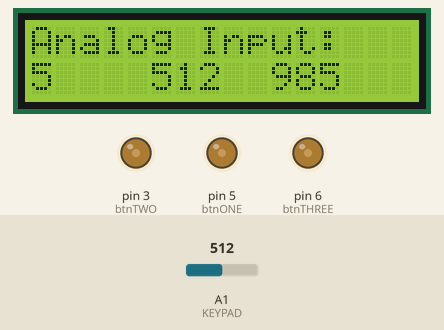
Simulated run of this sketch. Board: Arduino Uno, built with avr-gcc and run on an emulated ATmega328P. Shown: 16×2 character LCD, output pins drawn as LEDs (lit = HIGH). The inputs (shaded band) are chosen by the test bench; at power-on: A1 (KEYPAD) = 512. What the sketch prints to the serial monitor is not drawn.

Above: at 1.2 s.
1.3 s: A1 (KEYPAD) set to 610
At 1.75 s:
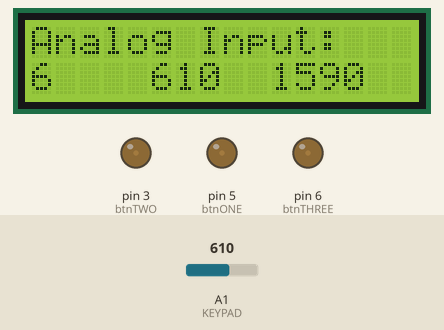
3.1 s: A1 (KEYPAD) set to 810
At 3.27 s:
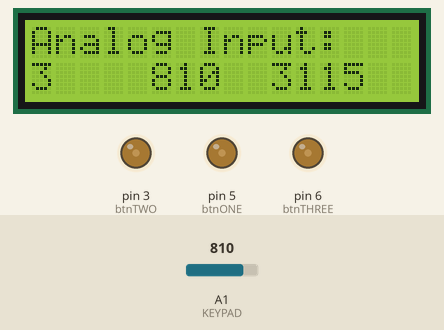
4.6 s: A1 (KEYPAD) set to 190
At 4.79 s:
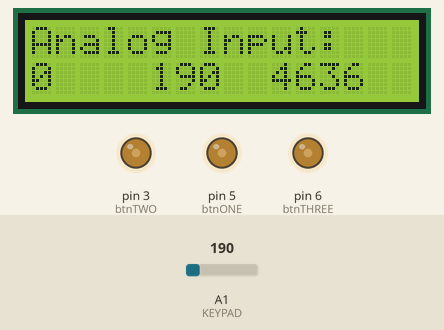
Timing chart, 0 to 12.1 s (numbered marks = the images above; inputs shaded):
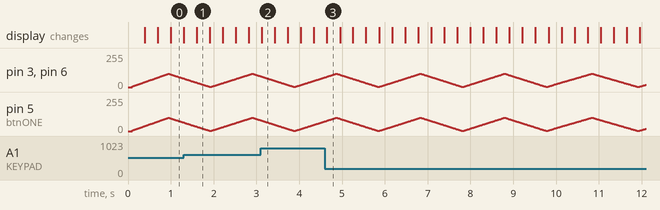

The sketch:

analogTest.ino
```cpp
#include <Adafruit_CharacterOLED.h>

#define btnONE 5
#define btnTWO 3
#define btnTHREE 6
#define btnNONE 0
#define KEYPAD A1
#define INTERVAL 100

int brightness = 1;
int flasherDirection = 1;
unsigned long previousMillis = 0;

Adafruit_CharacterOLED lcd(OLED_V2, 2, 3, 4, 5, 6, 7, 8);

void keyFlasher(int key) {
  analogWrite(key, brightness);
}

int read_input() {
   int analogValue = 0;
   int buttonPressed = btnNONE;
   int waitTimer = 0;
   int exitCode = 0;
    do {
     analogValue = analogRead(KEYPAD);
     waitTimer += 1;
     if (waitTimer > 5) exitCode = 1;
    } while (analogValue < 50 && exitCode != 1);

    if (analogValue >= 800 && (analogValue < 1500)) {
      buttonPressed = btnTWO;
    } else if (analogValue >= 200 && analogValue < 600) {
      buttonPressed = btnONE;
    } else if (analogValue >= 600 && analogValue < 800) {
      buttonPressed = btnTHREE;
    } else {
      buttonPressed = btnNONE;
    }
    return buttonPressed;
}


void setup() {
  // put your setup code here, to run once:

lcd.begin(16, 2);
lcd.setCursor(0, 0);
  lcd.print("Analog Input: ");
  Serial.begin(9600);
}

void loop() {
  unsigned long currentMillis = millis();
  int keyPress;
  if (currentMillis - previousMillis >=  INTERVAL) {
    previousMillis = currentMillis;
    lcd.setCursor(0, 1);
    keyPress = read_input();
    lcd.print(keyPress);
    lcd.print(" ");
    Serial.println(read_input());
  } else {
    if (flasherDirection == 0) {
      if (brightness > 1) {
        brightness -= 1;
      } else {
        flasherDirection = 1;
      }

    } else if (flasherDirection == 1) {
      if (brightness < 100) {
        brightness += 1;
      } else {
        flasherDirection = 0;
      }
    }
    unsigned long millis2 = millis();
    analogWrite(btnONE, brightness);
    analogWrite(btnTWO, brightness);
    analogWrite(btnTHREE, brightness);
    lcd.setCursor(5, 1);
    lcd.print(analogRead(KEYPAD));
    lcd.print(" ");
    lcd.setCursor(10, 1);
    lcd.print(currentMillis);
}
}
```
